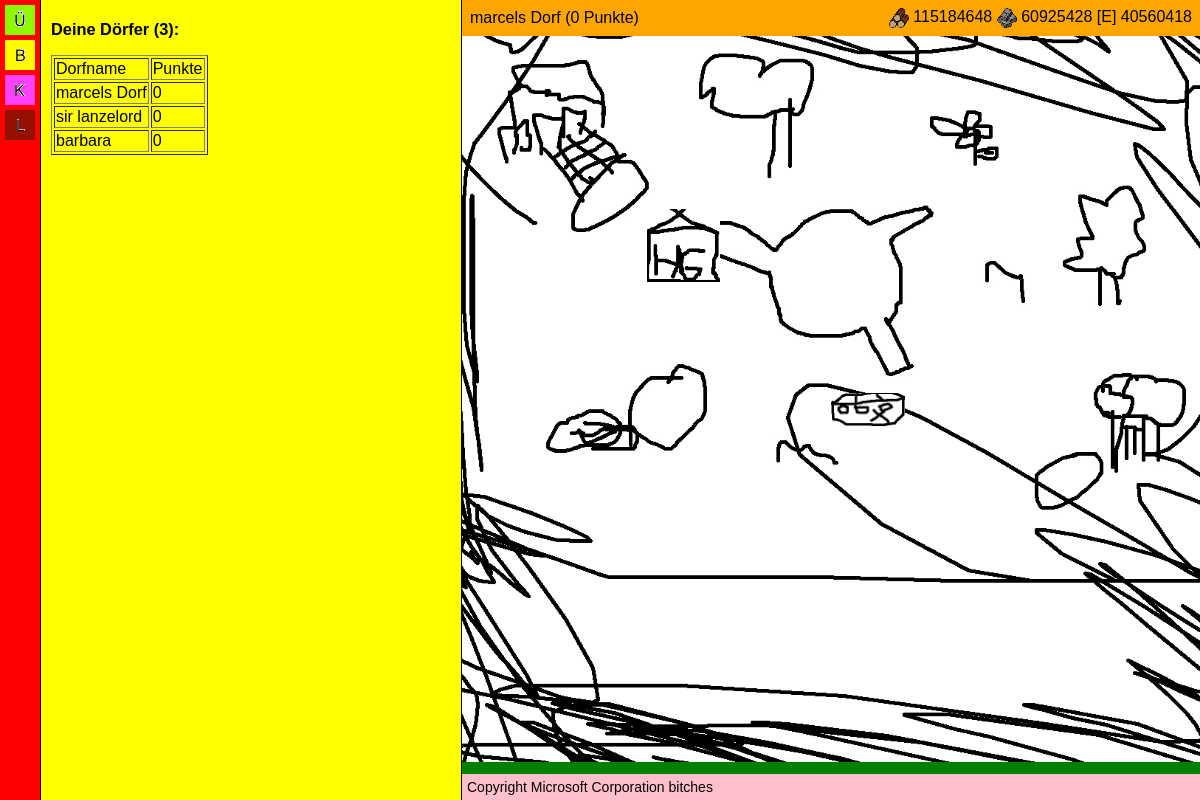
The app's page /game.php?village=12&screen=overview (signed in), older data.
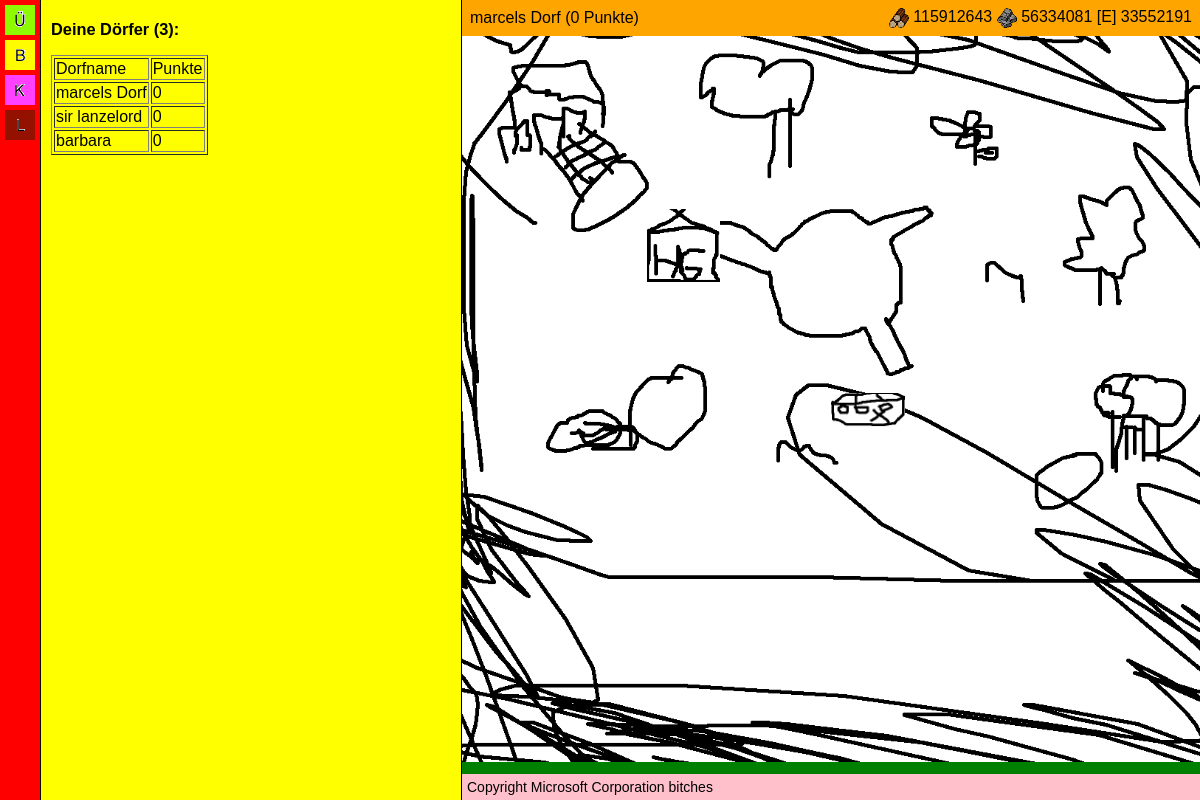
The same page, newer data.
### tables this page shows
CREATE TABLE IF NOT EXISTS `villages` (
`id` int(10) unsigned NOT NULL,
  `user` int(11) NOT NULL,
  `name` text NOT NULL,
  `points` int(11) NOT NULL,
  `x` int(11) NOT NULL,
  `y` int(11) NOT NULL,
  `holz` int(11) NOT NULL,
  `stein` int(11) NOT NULL,
  `eisen` int(11) NOT NULL,
  `main` int(11) NOT NULL DEFAULT '1',
  `barracks` int(11) NOT NULL,
  `smith` int(11) NOT NULL,
  `church` int(11) NOT NULL,
  `res1` int(11) NOT NULL,
  `res2` int(11) NOT NULL,
  `res3` int(11) NOT NULL,
  `store` int(11) NOT NULL,
  `farm` int(11) NOT NULL,
  `wall` int(11) NOT NULL,
  `troop1` int(11) NOT NULL
);

### game.php (the view, shortened to what this page needs)
<?php
include("db.inc.php");
$userId = $_SESSION["id"];
$villageId = $_GET["village"];
$usersVillages = "SELECT * FROM villages WHERE user = '$userId'";
$res = mysqli_query($db, $usersVillages);
$village = mysqli_fetch_assoc($res);
?>
<html>
<head>
    <link rel="stylesheet" type="text/css" href="game.css" charset="utf-8" />
</head>
<body>
<div class="outterWrapper">
    <div class="innerWrapper">
        <div id="sidebar">
            <a href="game.php?village=<?php echo $villageId; ?>&screen=overview"><img src="graphic/sidebar/overview.png"></a><br/>
            <a href="game.php?village=<?php echo $villageId; ?>&screen=reports"><img src="graphic/sidebar/reports.png"></a><br/>
            <a href="game.php?village=<?php echo $villageId; ?>&screen=map"><img src="graphic/sidebar/map.png"></a><br/>
            <a href="logout.php"><img src="graphic/sidebar/logout.png"></a><br/>
        </div>
        <div id="menu">
            <?php
            if (!$village)
            {
                echo "Du hast ja noch gar keine Dörfer :O";
                include("include/create_village.inc.php");
            }
            else
            {
                if ($_GET["screen"] == "overview")
                {
                    include("include/menu/overview.inc.php");
                }
                else if ($_GET["screen"] == "reports")
                {
                    include("include/menu/reports.inc.php");
                }
            }
            ?>
        </div>
        <div id="village">
            <div id="topbar">
                <table style="width: calc(100% - 472px)"><tr><td>
                    <?php
                    $res = mysqli_query($db, $usersVillages);
                    $village = mysqli_fetch_assoc($res);
                    echo $village["name"] . " (" . $village["points"] . " Punkte)";
                    ?>
                </td><td align="right">
                    <div id="resources"><?php echo "<img src='graphic/holz.png' height='20' style='vertical-align: middle;'> " .$village["holz"] . " <img src='graphic/stein.png' height='20' style='vertical-align: middle;'> " . $village["stein"] . " [E] " . $village["eisen"]; ?></div>
                </td></tr></table>
            </div>
            <div id="overview">
                <?php
                if ($_GET["screen"] == "map") {
                    include("include/menu/map.inc.php");
                }
                else {
                    echo "<a href='?village=" . $villageId . "&screen=main'><img style='margin: 25%; width: 10%; position: absolute;' src='graphic/buildings/main.png'></a>";
                    echo "<a href='?village=" . $villageId . "&screen=barracks'><img style='margin: 50%; width: 10%; position: absolute;' src='graphic/buildings/barracks.png'></a>";
                }
                ?>
            </div>
            <div id="footer">
                Copyright Microsoft Corporation bitches
            </div>
        </div>
    </div>
</div>
</body>
</html>

### include/menu/overview.inc.php
<?php
echo "<h3>Deine Dörfer (" . mysqli_num_rows($res) . "):</h3><br/>
<table border=1>
<tr><td>Dorfname</td><td>Punkte</td></tr>";
$res = mysqli_query($db, $usersVillages);
while ($village = mysqli_fetch_assoc($res))
{
    echo "<tr><td>" . $village["name"] . "</td><td>" . $village["points"] . "</td></tr>";
}
echo "</table>";
?>

### game.css (style rules this page uses)
*, :not(li) { margin:0; }
body { height: 100%; position: fixed; font-family: Arial; font-size: 14px; }
.outterWrapper { display: table; table-layout: fixed; position: relative; width: 100%; height: 100%; }
.innerWrapper { display: table-row; }
.innerWrapper > div { display: table-cell; }
#sidebar { width: 40px; background-color: red; border-right: 1px solid black; text-align: center; }
#sidebar img { padding-top: 5px; }
#menu { width: 400px; border-right: 1px solid black; background-color: yellow; padding: 10px; }
#village { background-color: green; position: absolute; overflow: scroll; height: 100%; width: calc(100% - 462px); }
#overview { height: calc(100% - 50px); margin-top: 24px; margin-bottom: 24px; background-image: url("graphic/village.jpg"); -webkit-background-size: 100% auto; background-repeat: no-repeat; }
#topbar { background-color: orange; width: 100%; position: fixed; padding: 5px; }
#footer { position: fixed; bottom: 0; width: 100%; background: pink; padding: 5px; }

Row changes from the older to the newer data that the page shows:
changed villages "marcels Dorf": holz "115184648" → "115912643"; stein "60925428" → "56334081"; eisen "40560418" → "33552191"
